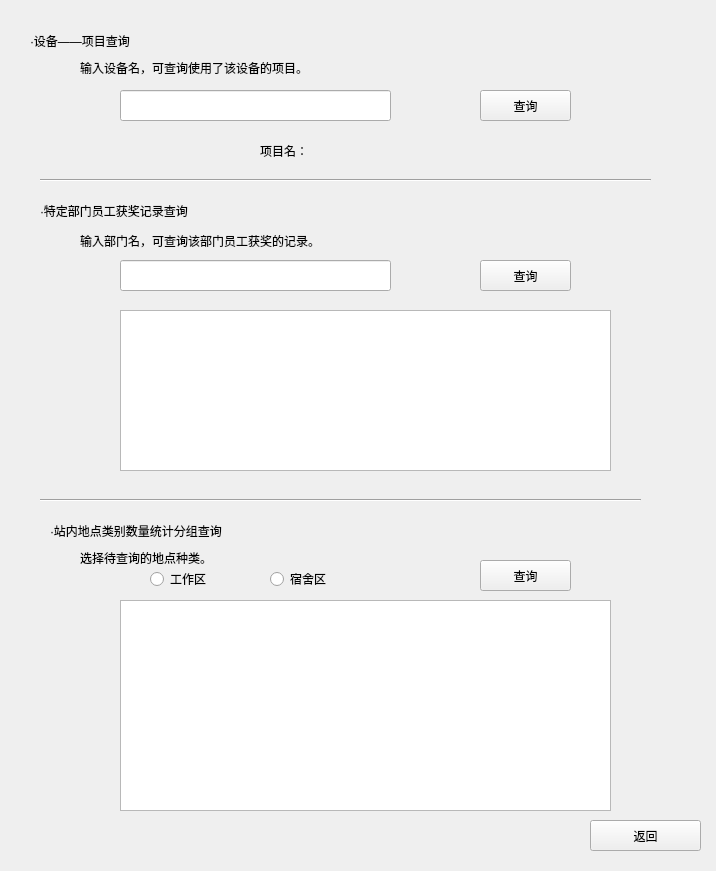
<?xml version="1.0" encoding="UTF-8"?>
<ui version="4.0">
 <class>SelectWidget</class>
 <widget class="QWidget" name="SelectWidget">
  <property name="geometry">
   <rect>
    <x>0</x>
    <y>0</y>
    <width>716</width>
    <height>871</height>
   </rect>
  </property>
  <property name="windowTitle">
   <string>Form</string>
  </property>
  <widget class="QPushButton" name="returnButton">
   <property name="geometry">
    <rect>
     <x>590</x>
     <y>820</y>
     <width>111</width>
     <height>31</height>
    </rect>
   </property>
   <property name="text">
    <string>返回</string>
   </property>
  </widget>
  <widget class="QLineEdit" name="S1lineEdit">
   <property name="geometry">
    <rect>
     <x>120</x>
     <y>90</y>
     <width>271</width>
     <height>31</height>
    </rect>
   </property>
  </widget>
  <widget class="QPushButton" name="select1Button">
   <property name="geometry">
    <rect>
     <x>480</x>
     <y>90</y>
     <width>91</width>
     <height>31</height>
    </rect>
   </property>
   <property name="text">
    <string>查询</string>
   </property>
  </widget>
  <widget class="QLabel" name="getDepartmentLabel">
   <property name="geometry">
    <rect>
     <x>350</x>
     <y>140</y>
     <width>231</width>
     <height>21</height>
    </rect>
   </property>
   <property name="text">
    <string/>
   </property>
  </widget>
  <widget class="QLabel" name="label">
   <property name="geometry">
    <rect>
     <x>30</x>
     <y>30</y>
     <width>381</width>
     <height>21</height>
    </rect>
   </property>
   <property name="text">
    <string>·设备——项目查询</string>
   </property>
  </widget>
  <widget class="QLabel" name="label_2">
   <property name="geometry">
    <rect>
     <x>80</x>
     <y>60</y>
     <width>371</width>
     <height>16</height>
    </rect>
   </property>
   <property name="text">
    <string>输入设备名，可查询使用了该设备的项目。</string>
   </property>
  </widget>
  <widget class="QLabel" name="label_3">
   <property name="geometry">
    <rect>
     <x>260</x>
     <y>140</y>
     <width>71</width>
     <height>21</height>
    </rect>
   </property>
   <property name="text">
    <string>项目名：</string>
   </property>
  </widget>
  <widget class="Line" name="line">
   <property name="geometry">
    <rect>
     <x>40</x>
     <y>170</y>
     <width>611</width>
     <height>21</height>
    </rect>
   </property>
   <property name="orientation">
    <enum>Qt::Horizontal</enum>
   </property>
  </widget>
  <widget class="QLabel" name="label_4">
   <property name="geometry">
    <rect>
     <x>40</x>
     <y>200</y>
     <width>291</width>
     <height>21</height>
    </rect>
   </property>
   <property name="text">
    <string>·特定部门员工获奖记录查询</string>
   </property>
  </widget>
  <widget class="QLabel" name="label_5">
   <property name="geometry">
    <rect>
     <x>80</x>
     <y>230</y>
     <width>371</width>
     <height>21</height>
    </rect>
   </property>
   <property name="text">
    <string>输入部门名，可查询该部门员工获奖的记录。</string>
   </property>
  </widget>
  <widget class="QLineEdit" name="S2lineEdit">
   <property name="geometry">
    <rect>
     <x>120</x>
     <y>260</y>
     <width>271</width>
     <height>31</height>
    </rect>
   </property>
  </widget>
  <widget class="QPushButton" name="select2Button">
   <property name="geometry">
    <rect>
     <x>480</x>
     <y>260</y>
     <width>91</width>
     <height>31</height>
    </rect>
   </property>
   <property name="text">
    <string>查询</string>
   </property>
  </widget>
  <widget class="QTableWidget" name="tableWidget">
   <property name="geometry">
    <rect>
     <x>120</x>
     <y>310</y>
     <width>491</width>
     <height>161</height>
    </rect>
   </property>
  </widget>
  <widget class="Line" name="line_2">
   <property name="geometry">
    <rect>
     <x>40</x>
     <y>490</y>
     <width>601</width>
     <height>20</height>
    </rect>
   </property>
   <property name="orientation">
    <enum>Qt::Horizontal</enum>
   </property>
  </widget>
  <widget class="QLabel" name="label_6">
   <property name="geometry">
    <rect>
     <x>50</x>
     <y>520</y>
     <width>331</width>
     <height>21</height>
    </rect>
   </property>
   <property name="text">
    <string>·站内地点类别数量统计分组查询</string>
   </property>
  </widget>
  <widget class="QLabel" name="label_7">
   <property name="geometry">
    <rect>
     <x>80</x>
     <y>550</y>
     <width>301</width>
     <height>16</height>
    </rect>
   </property>
   <property name="text">
    <string>选择待查询的地点种类。</string>
   </property>
  </widget>
  <widget class="QRadioButton" name="workRadioButton">
   <property name="geometry">
    <rect>
     <x>150</x>
     <y>570</y>
     <width>91</width>
     <height>18</height>
    </rect>
   </property>
   <property name="text">
    <string>工作区</string>
   </property>
  </widget>
  <widget class="QRadioButton" name="dormRadioButton">
   <property name="geometry">
    <rect>
     <x>270</x>
     <y>570</y>
     <width>91</width>
     <height>18</height>
    </rect>
   </property>
   <property name="text">
    <string>宿舍区</string>
   </property>
  </widget>
  <widget class="QPushButton" name="select3Button">
   <property name="geometry">
    <rect>
     <x>480</x>
     <y>560</y>
     <width>91</width>
     <height>31</height>
    </rect>
   </property>
   <property name="text">
    <string>查询</string>
   </property>
  </widget>
  <widget class="QTableWidget" name="tableWidget_2">
   <property name="geometry">
    <rect>
     <x>120</x>
     <y>600</y>
     <width>491</width>
     <height>211</height>
    </rect>
   </property>
  </widget>
 </widget>
 <resources/>
 <connections/>
</ui>
